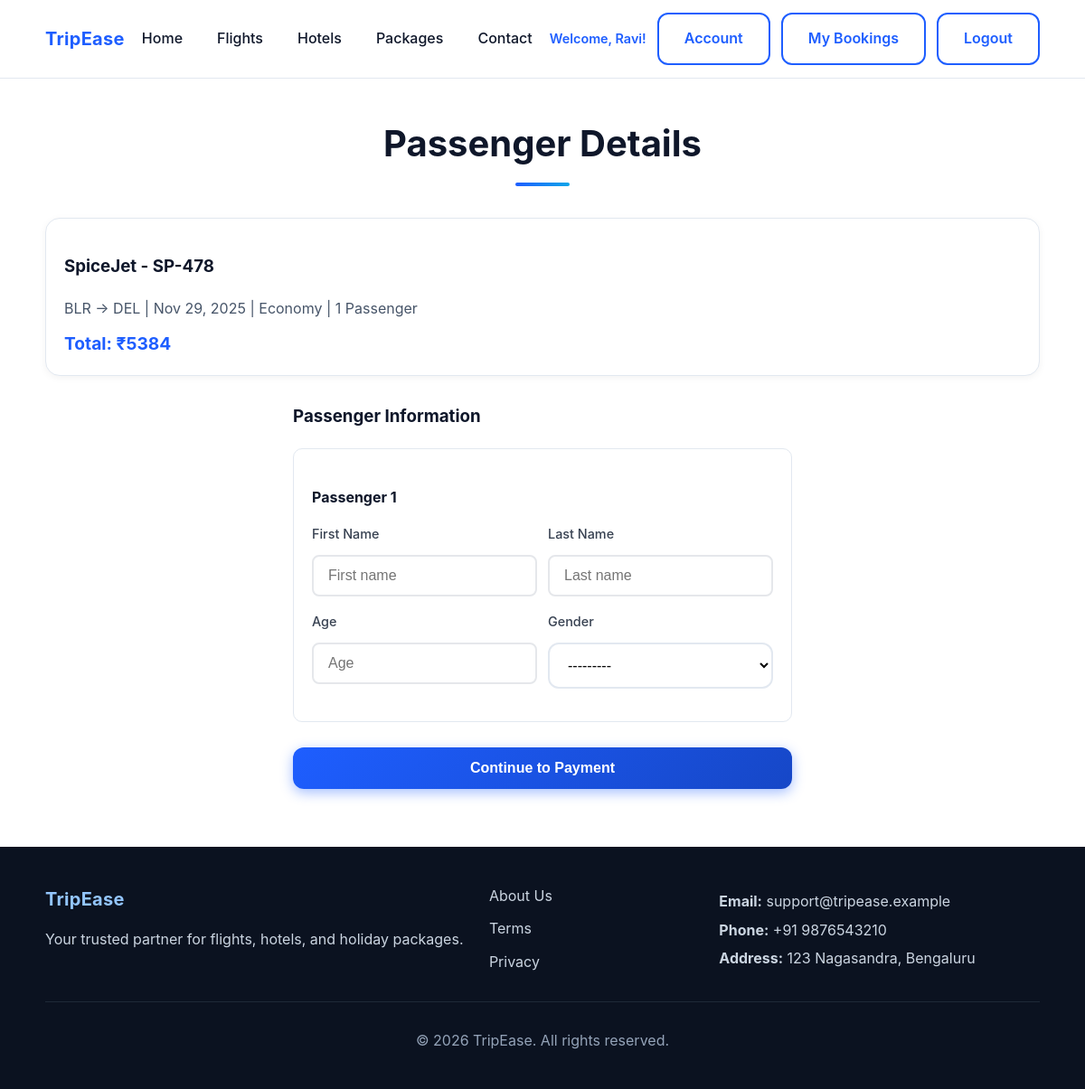
The app's page /bookings/create/1/?cabin_class=economy&passengers=1&departure_date=None (signed in) with its own data.
### accounts/models.py (models this page shows, shortened)
class User(AbstractUser):
    email = models.EmailField(unique=True, verbose_name='email address')
    phone = models.CharField(max_length=15, blank=True)
    profile_photo = models.ImageField(upload_to='profile_photos/', blank=True, null=True)
    id_document = models.FileField(upload_to='id_documents/', blank=True, null=True)
    user_id = models.UUIDField(null=True, blank=True, unique=True, editable=False, help_text='Supabase Auth user ID (UUID)')
    created_at = models.DateTimeField(auto_now_add=True)
    updated_at = models.DateTimeField(auto_now=True)
    USERNAME_FIELD = 'email'
    REQUIRED_FIELDS = ['username', 'first_name', 'last_name']
    class Meta:
        verbose_name = 'User'
        verbose_name_plural = 'Users'

### flights/models.py (models this page shows, shortened)
class Flight(models.Model):
    CABIN_CLASS_CHOICES = [
        ('economy', 'Economy'),
        ('business', 'Business'),
        ('first', 'First Class'),
    ]
    flight_number = models.CharField(max_length=20, unique=True)
    airline = models.CharField(max_length=100)
    source = models.ForeignKey(Airport, on_delete=models.CASCADE, related_name='departures')
    destination = models.ForeignKey(Airport, on_delete=models.CASCADE, related_name='arrivals')
    departure_time = models.DateTimeField()
    arrival_time = models.DateTimeField()
    duration_minutes = models.IntegerField(help_text="Flight duration in minutes")
    economy_price = models.DecimalField(
        max_digits=10,
        decimal_places=2,
        validators=[MinValueValidator(Decimal('0.01'))]
    )
    business_price = models.DecimalField(
        max_digits=10,
        decimal_places=2,
        validators=[MinValueValidator(Decimal('0.01'))]
    )
    first_class_price = models.DecimalField(
        max_digits=10,
        decimal_places=2,
        validators=[MinValueValidator(Decimal('0.01'))]
    )
    total_seats = models.IntegerField(default=180, validators=[MinValueValidator(1)])
    available_seats = models.IntegerField(default=180, validators=[MinValueValidator(0)])
    is_non_stop = models.BooleanField(default=True, help_text="Non-stop flight")
    created_at = models.DateTimeField(auto_now_add=True)
    updated_at = models.DateTimeField(auto_now=True)
    class Meta:
        ordering = ['departure_time']
    def get_price(self, cabin_class):
        price_map = {
            'economy': self.economy_price,
            'business': self.business_price,
            'first': self.first_class_price,
        }
        return price_map.get(cabin_class, self.economy_price)

class Airport(models.Model):
    code = models.CharField(max_length=3, unique=True, help_text="IATA code (e.g., BLR, DEL)")
    name = models.CharField(max_length=200)
    city = models.CharField(max_length=100)
    country = models.CharField(max_length=100, default='India')
    created_at = models.DateTimeField(auto_now_add=True)
    class Meta:
        ordering = ['city', 'name']

### bookings/views.py (the view)
# urls.py: path('create/<int:flight_id>/', views.create_booking, name='create'),
@login_required
def create_booking(request, flight_id):
    flight = get_object_or_404(Flight, id=flight_id)
    cabin_class = request.GET.get('cabin_class', 'economy')
    passengers = int(request.GET.get('passengers', 1))
    departure_date = request.GET.get('departure_date')
    travel_date = None
    if departure_date:
        try:
            travel_date = datetime.strptime(
                departure_date,
                "%Y-%m-%d"
            ).date()
        except:
            travel_date = None
    price = flight.get_price(cabin_class)
    total_price = price * passengers
    if request.method == 'POST':
        formset = PassengerFormSet(request.POST)
        if formset.is_valid():
            if flight.available_seats < passengers:
                messages.error(
                    request,
                    'Not enough seats available.'
                )
                return redirect(
                    'flights:flight_detail',
                    flight_id=flight_id
                )
            try:
                with transaction.atomic():
                    booking = Booking.objects.create(
                        user=request.user,
                        flight=flight,
                        cabin_class=cabin_class,
                        number_of_passengers=passengers,
                        total_price=total_price,
                        travel_date=travel_date,
                        booking_status='pending'
                    )
                    for form in formset:
                        if form.cleaned_data:
                            Passenger.objects.create(
                                booking=booking,
                                **form.cleaned_data
                            )
                    flight.available_seats -= passengers
                    flight.save()
                    messages.success(
                        request,
                        f'Booking created successfully! Reference: {booking.booking_reference}'
                    )
                    return redirect(
                        'bookings:detail',
                        booking_id=booking.id
                    )
            except Exception as e:
                messages.error(
                    request,
                    f'Error creating booking: {str(e)}'
                )
    else:
        formset = PassengerFormSet(
            initial=[{} for _ in range(passengers)]
        )
    context = {
        'flight': flight,
        'cabin_class': cabin_class,
        'passengers': passengers,
        'price': price,
        'total_price': total_price,
        'formset': formset,
    }
    return render(
        request,
        'bookings/create.html',
        context
    )

### templates/bookings/create.html (shortened to what this page needs)
{% extends 'base.html' %}
{% load static %}
{% block content %}
<div class="container" style="padding: 40px 0;">
    <h2 class="section-title">Passenger Details</h2>
    <div class="card" style="padding: 20px; margin-bottom: 30px;">
        <h3>{{ flight.airline }} - {{ flight.flight_number }}</h3>
        <div style="color: #475569;">
            {{ flight.source.code }} → {{ flight.destination.code }} |
            {{ flight.departure_time|date:"M d, Y" }} |
            {{ cabin_class|title }} |
            {{ passengers }} Passenger{{ passengers|pluralize }}
        </div>
        <div style="margin-top: 10px; font-size: 1.2rem; font-weight: 700; color: #1e5eff;">
            Total: ₹{{ total_price|floatformat:0 }}
        </div>
    </div>
    <form method="post" class="auth-form" style="max-width: 600px; margin: 0 auto;">
        <h3 style="margin-bottom: 20px;">Passenger Information</h3>
        {% for form in formset %}
            <div style="border: 1px solid #e2e8f0; padding: 20px; margin-bottom: 20px; border-radius: 10px;">
                <h4 style="margin-bottom: 15px;">Passenger {{ forloop.counter }}</h4>
                <div class="form-row">
                    <div class="form-group">
                        <label for="{{ form.first_name.id_for_label }}">First Name</label>
                        {{ form.first_name }}
                    </div>
                    <div class="form-group">
                        <label for="{{ form.last_name.id_for_label }}">Last Name</label>
                        {{ form.last_name }}
                    </div>
                </div>
                <div class="form-row">
                    <div class="form-group">
                        <label for="{{ form.age.id_for_label }}">Age</label>
                        {{ form.age }}
                    </div>
                    <div class="form-group">
                        <label for="{{ form.gender.id_for_label }}">Gender</label>
                        {{ form.gender }}
                    </div>
                </div>
            </div>
        {% endfor %}
        <button type="submit" class="btn btn-primary btn-full">Continue to Payment</button>
    </form>
</div>
{% endblock %}

### templates/base.html (shortened to what this page needs)
{% load static %}
<!DOCTYPE html>
<html lang="en">
<head>
    <link rel="stylesheet" href="{% static 'css/styles.css' %}" />
</head>
<body>
    <header class="site-header">
        <div class="container nav">
            <div class="logo"><a href="{% url 'core:home' %}" style="text-decoration: none; color: inherit;">TripEase</a></div>
            <nav class="nav-links" aria-label="Primary">
                <a href="{% url 'core:home' %}" class="nav-link">Home</a>
                <a href="{% url 'flights:search' %}" class="nav-link">Flights</a>
                <a href="{% url 'core:hotels_search' %}" class="nav-link">Hotels</a>
                <a href="{% url 'core:packages' %}" class="nav-link">Packages</a>
                <a href="{% url 'contact:contact' %}" class="nav-link">Contact</a>
            </nav>
            <div class="auth-buttons">
                {% if user.is_authenticated %}
                    <span class="user-menu">Welcome, {{ user.first_name|default:user.username }}!</span>
                    <a href="{% url 'accounts:profile' %}" class="btn btn-outline">Account</a>
                    <a href="{% url 'bookings:list' %}" class="btn btn-outline">My Bookings</a>
                    <a href="{% url 'accounts:logout' %}" class="btn btn-outline">Logout</a>
                {% else %}
                    <a href="{% url 'accounts:login' %}" class="btn btn-outline">Sign In</a>
                    <a href="{% url 'accounts:signup' %}" class="btn btn-primary">Sign Up</a>
                {% endif %}
            </div>
        </div>
    </header>
    {% block content %}{% endblock %}
    <footer id="contact" class="site-footer">
        <div class="container footer-grid">
            <div class="footer-brand">
                <div class="logo">TripEase</div>
                <p>Your trusted partner for flights, hotels, and holiday packages.</p>
            </div>
            <nav class="footer-links" aria-label="Footer">
                <a href="#about">About Us</a>
                <a href="#terms">Terms</a>
                <a href="#privacy">Privacy</a>
            </nav>
            <div class="footer-contact">
                <p><strong>Email:</strong> support@tripease.example</p>
                <p><strong>Phone:</strong> +91 9876543210</p>
                <p><strong>Address:</strong> 123 Nagasandra, Bengaluru</p>
            </div>
        </div>
        <div class="container footer-bottom">
            <p>© <span id="year">2025</span> TripEase. All rights reserved.</p>
        </div>
    </footer>
</body>
</html>

### static/css/styles.css (style rules this page uses)
* { box-sizing: border-box; }
html, body { margin: 0; padding: 0; }
body { font-family: "Inter", system-ui, -apple-system, Segoe UI, Roboto, Helvetica, Arial, "Apple Color Emoji", "Segoe UI Emoji"; color: #0f172a; background: #ffffff; line-height: 1.6; }
.container { width: min(1100px, 92%); margin: 0 auto; }
.site-header { position: sticky; top: 0; z-index: 10; background: rgba(255, 255, 255, 0.9); backdrop-filter: saturate(150%) blur(8px); border-bottom: 1px solid #e2e8f0; }
.nav { display: flex; align-items: center; justify-content: space-between; padding: 14px 0; }
.logo { font-weight: 700; font-size: 1.25rem; color: #1e5eff; letter-spacing: 0.3px; }
.nav-links { display: flex; gap: 18px; }
.nav-link { color: #0f172a; text-decoration: none; font-weight: 500; padding: 8px 10px; border-radius: 10px; transition: background 0.2s ease, color 0.2s ease, transform 0.1s ease; }
.form-group { display: flex; flex-direction: column; gap: 6px; text-align: left; }
.form-group label { font-size: 0.85rem; color: #475569; }
.form-group input { padding: 12px 12px; border: 1px solid #cbd5e1; border-radius: 10px; outline: none; transition: border-color 0.2s ease, box-shadow 0.2s ease; }
.btn { padding: 12px 20px; border: none; border-radius: 10px; font-weight: 600; cursor: pointer; transition: transform 0.08s ease, box-shadow 0.2s ease, background 0.2s ease; }
.btn-primary { background: #1e5eff; color: #ffffff; box-shadow: 0 8px 18px rgba(30, 94, 255, 0.35); }
.section-title { text-align: center; margin: 0 0 28px 0; font-size: clamp(1.5rem, 2.6vw, 2rem); }
.card { border: 1px solid #e2e8f0; border-radius: 14px; overflow: hidden; background: #ffffff; transition: transform 0.15s ease, box-shadow 0.2s ease; }
.site-footer { background: #0b1220; color: #cbd5e1; padding-top: 42px; }
.footer-grid { display: grid; grid-template-columns: 2fr 1fr 1.5fr; gap: 18px; }
.footer-brand .logo { color: #93c5fd; }
.footer-links { display: grid; gap: 8px; }
.footer-links a { color: #cbd5e1; text-decoration: none; transition: color 0.2s ease; }
.footer-contact p { margin: 6px 0; }
.footer-bottom { border-top: 1px solid #1f2937; margin-top: 28px; padding: 14px 0 24px 0; text-align: center; color: #94a3b8; }
.auth-buttons { display: flex; align-items: center; gap: 12px; }
.btn-outline { background: transparent; color: #1e5eff; border: 2px solid #1e5eff; box-shadow: none; }
.user-menu { color: #1e5eff; font-weight: 600; font-size: 0.9rem; }
.auth-form { padding: 0 24px 24px 24px; }
.form-row { display: grid; grid-template-columns: 1fr 1fr; gap: 12px; }
.auth-form .form-group { margin-bottom: 16px; }
.auth-form .form-group label { display: block; margin-bottom: 6px; font-weight: 500; color: #374151; font-size: 0.9rem; }
.auth-form .form-group input { width: 100%; padding: 12px 16px; border: 2px solid #e5e7eb; border-radius: 8px; font-size: 1rem; transition: border-color 0.2s ease, box-shadow 0.2s ease; background: #ffffff; }
.btn-full { width: 100%; margin-top: 8px; }
.card { border: 1px solid #e2e8f0; border-radius: 16px; overflow: hidden; background: #ffffff; transition: all 0.3s ease; box-shadow: 0 2px 8px rgba(0, 0, 0, 0.05); }
.btn { padding: 14px 28px; border: none; border-radius: 12px; font-weight: 600; font-size: 1rem; cursor: pointer; transition: all 0.2s ease; display: inline-flex; align-items: center; justify-content: center; text-decoration: none; }
.btn-primary { background: linear-gradient(135deg, #1e5eff 0%, #1647c7 100%); color: #ffffff; box-shadow: 0 4px 14px rgba(30, 94, 255, 0.4); }
.section-title { font-size: 2.5rem; font-weight: 700; color: #0f172a; margin-bottom: 50px; text-align: center; position: relative; }
.section-title::after { content: ''; position: absolute; bottom: -15px; left: 50%; transform: translateX(-50%); width: 60px; height: 4px; background: linear-gradient(90deg, #1e5eff, #0ea5e9); border-radius: 2px; }
.form-control { padding: 14px 16px; border: 2px solid #e2e8f0; border-radius: 12px; outline: none; transition: all 0.2s ease; font-size: 1rem; width: 100%; background: #ffffff; }

### records on screen
User: first_name "Ravi"
Flight: airline "SpiceJet", flight_number "SP-478", source.code "BLR", destination.code "DEL", departure_time "Nov 29, 2025"

### other values on screen
{{ cabin_class|title }} "Economy"
{{ passengers }} "1"
{{ total_price|floatformat:0 }} "5384"
